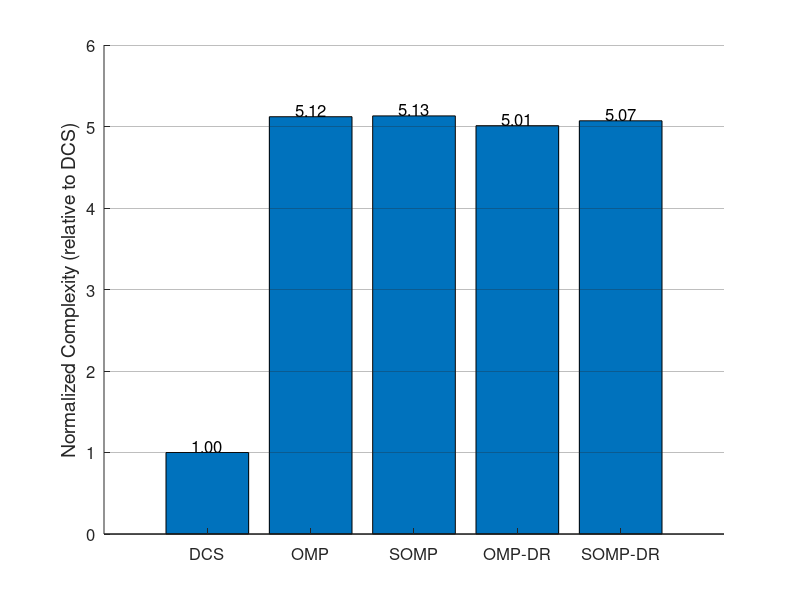
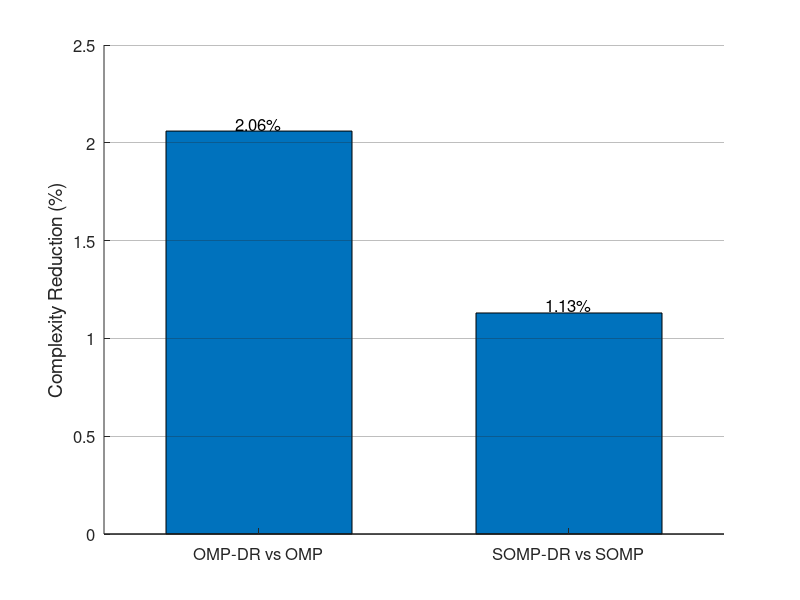

Write MATLAB code to recreate these figures, in order.
% =========================================================================
% Script: plot_BarCharts.m
% Purpose: Recreates the Inference Complexity and Reduction bar charts
% =========================================================================
clear; clc; close all;

%% ---------------------------------------------------------
% Figure 1: Inference Complexity Relative to DCS
% ---------------------------------------------------------
figure('Color', [1 1 1], 'Name', 'Inference Complexity Relative to DCS');

% Data
algorithms = {'DCS', 'OMP', 'SOMP', 'OMP-DR', 'SOMP-DR'};
complexity_vals = [1.00, 5.12, 5.13, 5.01, 5.07];

% Create Bar Chart
b1 = bar(complexity_vals, 'FaceColor', [0 0.4470 0.7410], 'EdgeColor', 'k');

% Formatting
set(gca, 'XTickLabel', algorithms, 'FontSize', 12);
ylabel('Normalized Complexity (relative to DCS)', 'FontSize', 14);


% Add value labels on top of bars
for i = 1:length(complexity_vals)
    text(i, complexity_vals(i), sprintf('%.2f', complexity_vals(i)), ...
        'HorizontalAlignment', 'center', ...
        'VerticalAlignment', 'bottom', ...
        'FontSize', 12);
end

% Grid and Axes styling
box off;
set(gca, 'YGrid', 'on', 'XGrid', 'off', 'GridAlpha', 0.3);
ylim([0 6]); % Give headroom for text labels


%% ---------------------------------------------------------
% Figure 2: Complexity Reduction Achieved by DR
% ---------------------------------------------------------
figure('Color', [1 1 1], 'Name', 'Complexity Reduction Achieved by DR');

% Data
reduction_labels = {'OMP-DR vs OMP', 'SOMP-DR vs SOMP'};
reduction_vals = [2.06, 1.13];

% Create Bar Chart (Slightly narrower bars for 2-item chart looks better)
b2 = bar(reduction_vals, 'FaceColor', [0 0.4470 0.7410], 'EdgeColor', 'k', 'BarWidth', 0.6);

% Formatting
set(gca, 'XTickLabel', reduction_labels, 'FontSize', 12);
ylabel('Complexity Reduction (%)', 'FontSize', 14);


% Add value labels with '%' sign on top of bars
for i = 1:length(reduction_vals)
    text(i, reduction_vals(i), sprintf('%.2f%%', reduction_vals(i)), ...
        'HorizontalAlignment', 'center', ...
        'VerticalAlignment', 'bottom', ...
        'FontSize', 12);
end

% Grid and Axes styling
box off;
set(gca, 'YGrid', 'on', 'XGrid', 'off', 'GridAlpha', 0.3);
ylim([0 2.5]); % Match Y-axis limits from screenshot
